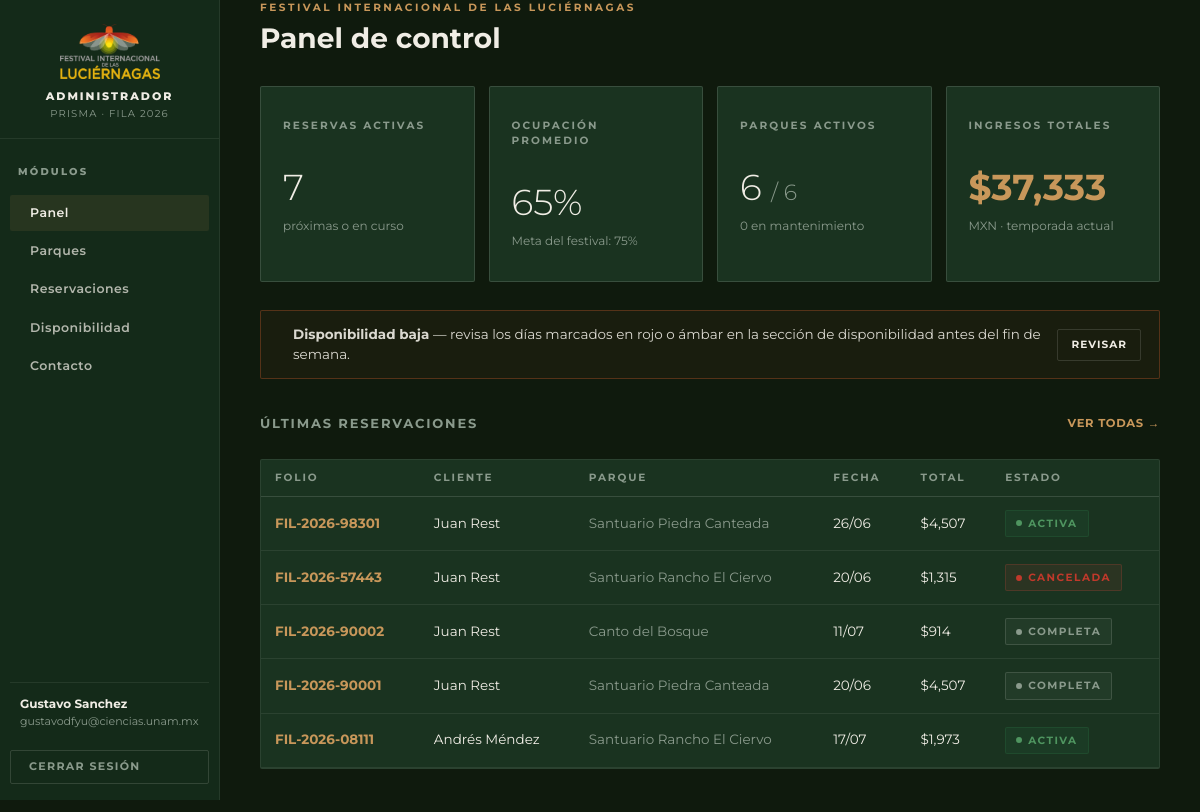
Page /fila-admin/ (signed in) on the committed database.
### apps/core/models.py (models this page shows, shortened)
class Usuario(AbstractUser):
    ROLES = [
        ("cliente", "Cliente"),
        ("administrador", "Administrador"),
    ]
    IDIOMAS = [
        ("es", "Español"),
        ("en", "English"),
    ]
    username = None
    email = models.EmailField(
        "correo electrónico",
        unique=True
    )
    telefono = models.CharField(
        "teléfono",
        max_length=20,
        blank=True
    )
    rol = models.CharField(
        max_length=20,
        choices=ROLES,
        default="cliente"
    )
    idioma = models.CharField(
        max_length=2,
        choices=IDIOMAS,
        default="es"
    )
    USERNAME_FIELD = "email"
    REQUIRED_FIELDS = ["first_name", "last_name"]
    objects = UsuarioManager()

class Reservacion(models.Model):
    ESTADOS = [
        ("activa", "Activa"),
        ("completada", "Completada"),
        ("cancelada", "Cancelada"),
    ]
    folio = models.CharField("folio", max_length=24, unique=True)
    usuario = models.ForeignKey(
        settings.AUTH_USER_MODEL,
        related_name="reservaciones",
        on_delete=models.CASCADE,
    )
    parque = models.ForeignKey(
        Parque, related_name="reservaciones", on_delete=models.PROTECT
    )
    tipo_hospedaje = models.CharField("tipo de hospedaje", max_length=20, default="Cabaña")
    fecha_entrada = models.DateField("entrada")
    fecha_salida = models.DateField("salida")
    noches = models.PositiveSmallIntegerField("noches", default=1)
    personas = models.PositiveSmallIntegerField("personas", default=1)
    subtotal = models.PositiveIntegerField("subtotal", default=0)
    servicio = models.PositiveIntegerField("servicio", default=0)
    impuestos = models.PositiveIntegerField("impuestos", default=0)
    total = models.PositiveIntegerField("total", default=0)
    estado = models.CharField("estado", max_length=12, choices=ESTADOS, default="activa")
    metodo_pago_marca = models.CharField("marca de tarjeta", max_length=20, blank=True, default="Visa")
    metodo_pago_last4 = models.CharField("últimos 4 dígitos", max_length=4, blank=True)
    creada = models.DateTimeField("creada", auto_now_add=True)
    class Meta:
        verbose_name = "reservación"
        verbose_name_plural = "reservaciones"
        ordering = ["-creada"]

class Parque(models.Model):
    TIPOS = [
        ("Cabaña", "Cabaña"),
        ("Camping", "Camping"),
    ]
    slug = models.SlugField("identificador", unique=True)
    nombre = models.CharField("nombre", max_length=120)
    tipo = models.CharField("tipo", max_length=20, choices=TIPOS, default="Cabaña")
    precio = models.PositiveIntegerField("precio por noche", default=0)
    capacidad_personas = models.PositiveSmallIntegerField("capacidad por hospedaje", default=4)
    capacidad_cabanas = models.PositiveSmallIntegerField("cupo de cabañas", default=0)
    capacidad_camping = models.PositiveSmallIntegerField("cupo de zonas de camping", default=0)
    rating = models.DecimalField("calificación", max_digits=2, decimal_places=1, default=4.5)
    direccion = models.CharField("dirección", max_length=200, blank=True)
    lat = models.FloatField("latitud", default=19.46)
    lng = models.FloatField("longitud", default=-98.55)
    carpeta_imagenes = models.CharField(
        "carpeta de imágenes",
        max_length=80,
        help_text="Nombre de la carpeta en static/core/assets/parks/",
    )
    activo = models.BooleanField("activo", default=True)
    ultima_edicion = models.DateTimeField("última edición", auto_now=True)
    class Meta:
        verbose_name = "parque"
        verbose_name_plural = "parques"
        ordering = ["-rating", "nombre"]
    @property
    def capacidad_total(self):
        return self.capacidad_cabanas + self.capacidad_camping

### apps/core/views.py (the view)
# urls.py: path("fila-admin/", views.admin_panel, name="admin_panel"),
@staff_member_required(login_url="/login/")
def admin_panel(request):
    reservaciones = Reservacion.objects.all()
    activas = reservaciones.filter(estado="activa").count()
    ingresos = sum(
        r.total for r in reservaciones.exclude(estado="cancelada")
    )
    disp = Disponibilidad.objects.all()
    cupo = sum(d.cupo_cabanas + d.cupo_camping for d in disp) or 1
    ocupadas = sum(d.reservadas_cabanas + d.reservadas_camping for d in disp)
    ocupacion = round(ocupadas / cupo * 100)
    parques_activos = Parque.objects.filter(activo=True).count()
    parques_total = Parque.objects.count()
    stats = {
        "activas": activas,
        "ocupacion": ocupacion,
        "parques_activos": parques_activos,
        "parques_total": parques_total,
        "parques_inactivos": parques_total - parques_activos,
        "ingresos": ingresos,
    }
    ultimas = reservaciones.select_related("parque", "usuario").order_by("-creada")[:5]
    return render(
        request,
        "core/admin/admin-prisma.html",
        _admin_context("panel", stats=stats, ultimas=ultimas),
    )

### apps/core/context_processors.py (called while the page is built)
def idioma_actual(request):
    lang = request.session.get("idioma")
    if lang not in LANGS:
        user = getattr(request, "user", None)
        if user is not None and user.is_authenticated and user.idioma in LANGS:
            lang = user.idioma
        else:
            lang = "es"
    return lang

def i18n(request):
    lang = idioma_actual(request)
    return {"LANG": lang, "t": get_dict(lang)}

def festival(request):
    try:
        contacto = ContactoFestival.get_solo()
    except Exception:
        contacto = None
    return {"festival_contacto": contacto}

### apps/core/models.py (called while the page is built)
    @classmethod
    def get_solo(cls):
        obj = cls.objects.first()
        if obj is None:
            obj = cls.objects.create()
        return obj

### apps/core/translations.py (called while the page is built)
def get_dict(lang):
    return TRANSLATIONS.get(lang, ES)

### apps/core/views.py (called while the page is built)
def _admin_context(active_section="panel", **extra):
    context = {
        "active_section": active_section,
        "parks": list(Parque.objects.prefetch_related("amenidades")),
    }
    context.update(extra)
    return context

### apps/core/templates/core/admin/admin-prisma.html (shortened to what this page needs)
<!doctype html>
<html lang="es">
<head>
  <link rel="stylesheet" href="https://unpkg.com/@phosphor-icons/web@2.1.1/src/regular/style.css">
  {% load static %}
  <link rel="stylesheet" href="{% static 'core/css/admin.css' %}">
</head>
<body>
  <div class="screen {% if active_section == 'panel' %}is-active{% endif %}" id="screen-panel">
    <div class="admin-shell">
      {% include "core/admin/partials/_sidebar.html" with active_section=active_section %}
      {% include "core/admin/screens/_panel.html" %}
    </div>
  </div>
</body>
</html>

### apps/core/templates/core/admin/partials/_sidebar.html (shortened to what this page needs)
{% load static %}
<aside class="sidebar">
  <div class="sidebar__brand">
    <img
      class="sidebar__brand-logo"
      src="{% static 'core/assets/logo-fila.png' %}"
      alt="Festival Internacional de las Luciérnagas"
    >
    <div class="sidebar__brand-text">
      <strong>Administrador</strong>
      <span>Prisma · FILA 2026</span>
    </div>
  </div>
  <p class="sidebar__section-label">Módulos</p>
  <nav class="sidebar__nav">
    <a class="sidebar__link {% if active_section == 'panel' %}is-active{% endif %}" href="{% url 'core:admin_panel' %}">
       Panel
    </a>
    <a class="sidebar__link {% if active_section == 'parques' or active_section == 'agregar' or active_section == 'editar' or active_section == 'eliminar' %}is-active{% endif %}" href="{% url 'core:admin_parques' %}">
       Parques
    </a>
    <a class="sidebar__link {% if active_section == 'reservaciones' or active_section == 'detalle' %}is-active{% endif %}" href="{% url 'core:admin_reservaciones' %}">
       Reservaciones
    </a>
    <a class="sidebar__link {% if active_section == 'disponibilidad' %}is-active{% endif %}" href="{% url 'core:admin_disponibilidad' %}">
       Disponibilidad
    </a>
    <a class="sidebar__link {% if active_section == 'contacto' %}is-active{% endif %}" href="{% url 'core:admin_contacto' %}">
       Contacto
    </a>
  </nav>
  <div class="sidebar__spacer"></div>
  <div class="sidebar__user">
    <strong>{{ request.user.get_full_name|default:request.user.username }}</strong>
    <span>{{ request.user.email }}</span>
  </div>
  <a href="{% url 'core:logout' %}" class="sidebar__logout"> Cerrar sesión</a>
</aside>

### apps/core/templates/core/admin/screens/_panel.html (shortened to what this page needs)
    {% load humanize %}
    <main class="admin-main">
      <div class="admin-page-header">
        <div>
          <p class="eyebrow">Festival Internacional de las Luciérnagas</p>
          <h1>Panel de control</h1>
        </div>
      </div>
      <div class="stat-grid">
        <div class="stat-card">
          <p class="stat-card__label">Reservas activas</p>
          <p class="stat-card__value">{{ stats.activas }}</p>
          <p class="stat-card__sub">próximas o en curso</p>
        </div>
        <div class="stat-card">
          <p class="stat-card__label">Ocupación promedio</p>
          <p class="stat-card__value">{{ stats.ocupacion }}%</p>
          <p class="stat-card__sub">Meta del festival: 75%</p>
        </div>
        <div class="stat-card">
          <p class="stat-card__label">Parques activos</p>
          <p class="stat-card__value">{{ stats.parques_activos }} <span style="font-size:22px;color:var(--muted);font-weight:300">/ {{ stats.parques_total }}</span></p>
          <p class="stat-card__sub">{{ stats.parques_inactivos }} en mantenimiento</p>
        </div>
        <div class="stat-card">
          <p class="stat-card__label">Ingresos totales</p>
          <p class="stat-card__value"><strong>${{ stats.ingresos|intcomma }}</strong></p>
          <p class="stat-card__sub">MXN · temporada actual</p>
        </div>
      </div>
      <div class="admin-alert">
        <p><strong>Disponibilidad baja</strong> — revisa los días marcados en rojo o ámbar en la sección de disponibilidad antes del fin de semana.</p>
        <a class="button button--secondary button--sm" style="margin-left:auto;white-space:nowrap" href="{% url 'core:admin_disponibilidad' %}">Revisar</a>
      </div>
      <div class="section-label">
        <h2>Últimas reservaciones</h2>
        <a class="button button--ghost" href="{% url 'core:admin_reservaciones' %}">Ver todas →</a>
      </div>
      <div class="card" style="padding:0;overflow:hidden">
        <table class="data-table">
          <thead>
            <tr>
              <th>Folio</th>
              <th>Cliente</th>
              <th>Parque</th>
              <th>Fecha</th>
              <th>Total</th>
              <th>Estado</th>
            </tr>
          </thead>
          <tbody>
            {% for r in ultimas %}
            <tr>
              <td>{{ r.folio }}</td>
              <td>{{ r.usuario.get_full_name|default:r.usuario.email }}</td>
              <td><span class="text-muted">{{ r.parque.nombre }}</span></td>
              <td>{{ r.fecha_entrada|date:"d/m" }}</td>
              <td>${{ r.total|intcomma }}</td>
              <td>
                {% if r.estado == 'activa' %}<span class="status-pill status-pill--active"><i></i> Activa</span>
                {% elif r.estado == 'cancelada' %}<span class="status-pill status-pill--cancelled"><i></i> Cancelada</span>
                {% else %}<span class="status-pill status-pill--done"><i></i> Completa</span>{% endif %}
              </td>
            </tr>
            {% empty %}
            <tr><td colspan="6" class="text-muted" style="padding:18px">Sin reservaciones todavía.</td></tr>
            {% endfor %}
          </tbody>
        </table>
      </div>
    </main>

### rows in the picture
Usuario: user.get_full_name "Gustavo Sanchez", user.email "gustavodfyu@ciencias.unam.mx"
Reservacion: folio "FIL-2026-98301", usuario.get_full_name "Juan Rest", parque.nombre "Santuario Piedra Canteada", fecha_entrada "26/06", total "4,507", estado "activa" (drawn)
Reservacion: folio "FIL-2026-57443", usuario.get_full_name "Juan Rest", parque.nombre "Santuario Rancho El Ciervo", fecha_entrada "20/06", total "1,315", estado "cancelada" (drawn)
Reservacion: folio "FIL-2026-90002", usuario.get_full_name "Juan Rest", parque.nombre "Canto del Bosque", fecha_entrada "11/07", total "914", estado "completada" (drawn)
Reservacion: folio "FIL-2026-90001", usuario.get_full_name "Juan Rest", parque.nombre "Santuario Piedra Canteada", fecha_entrada "20/06", total "4,507", estado "completada" (drawn)
Reservacion: folio "FIL-2026-08111", usuario.get_full_name "Andrés Méndez", parque.nombre "Santuario Rancho El Ciervo", fecha_entrada "17/07", total "1,973", estado "activa" (drawn)

### other values in the picture
{{ stats.activas }} "7"
{{ stats.ocupacion }} "65"
{{ stats.parques_activos }} "6"
{{ stats.parques_total }} "6"
{{ stats.parques_inactivos }} "0"
{{ stats.ingresos|intcomma }} "37,333"
